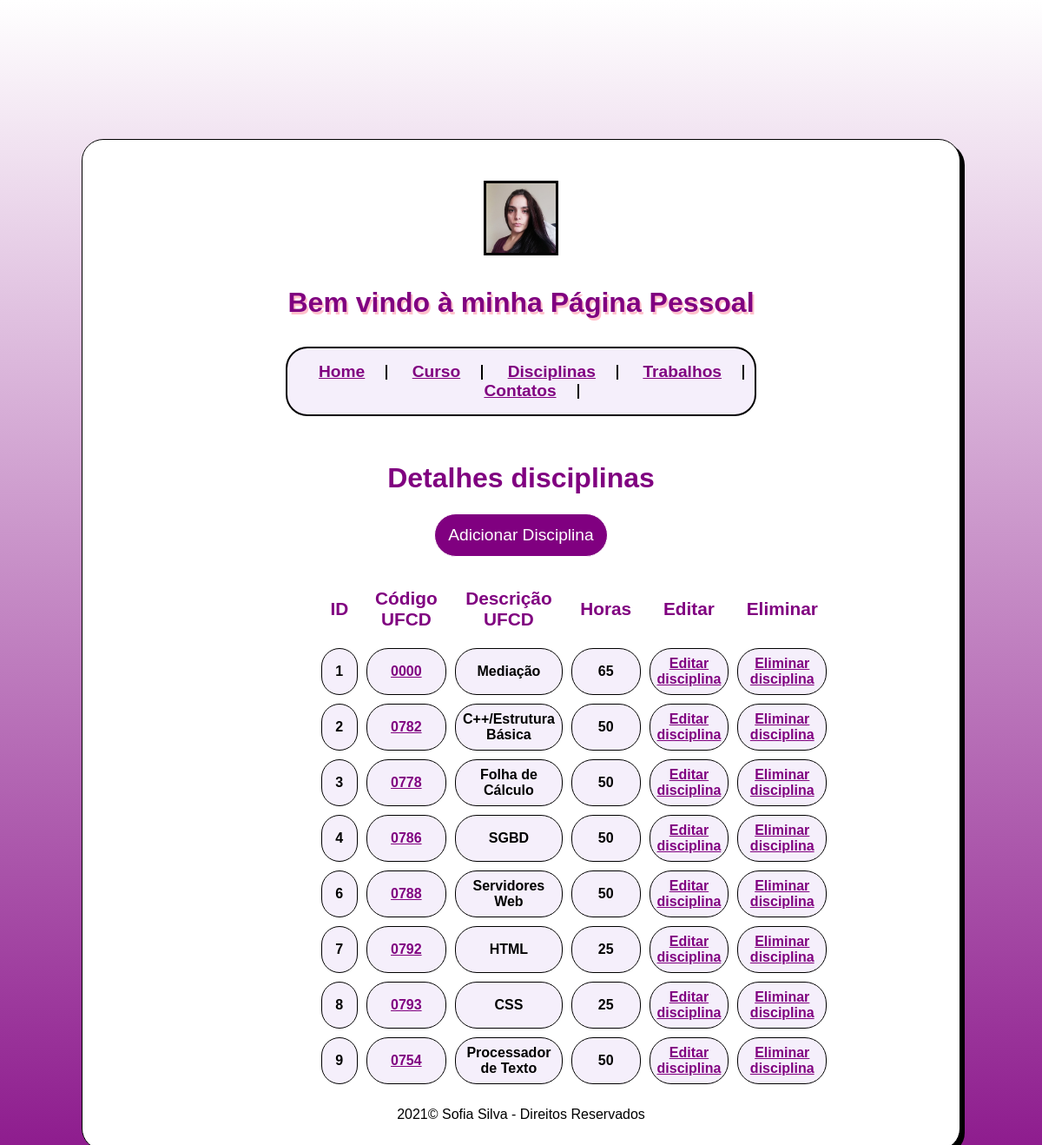
Screenshot of /projetoPHP/disciplinas.php with the database file from the repository.
### tables this page shows
CREATE TABLE `subjects` (
  `id` int(11) NOT NULL COMMENT 'identifier',
  `ufcd_code` varchar(10) NOT NULL COMMENT 'ufcd code',
  `ufcd_description` varchar(60) NOT NULL COMMENT 'ufcd description',
  `hours` int(11) NOT NULL COMMENT 'number of hours'
);

### projetoPHP/disciplinas.php (the view, shortened to what this page needs)
<?php include "config.php"; ?>
<!DOCTYPE html>
<html>
<head>
    <?php include 'head.php'; ?>
</head>
<body>
    <header>
        <?php include 'header.php'; ?>
    <div class="title">
	<h1>Detalhes disciplinas</h1>
	<button onclick="window.location='criarDisciplinas.php'">Adicionar Disciplina</button>
	</div>
	<?php
	$sql = "SELECT * FROM subjects";
	$result = mysqli_query($conn, $sql);
	if ($result) {
		$numberOfLines = mysqli_num_rows($result);
		if ($numberOfLines > 0) {
			echo "<div>";
			echo "<table>";
			echo "<tr>";
			echo "<th>ID</th>";
			echo "<th>Código UFCD</th>";
			echo "<th>Descrição UFCD</th>";
			echo "<th>Horas</th>";
			echo "<th>Editar</th>";
			echo "<th>Eliminar</th>";
			echo "</tr>";
			while ($line = mysqli_fetch_array($result)) {
				echo "<tr>";
				echo "<td>" . $line['id'] . "</td>";
				echo "<td><a href='ligacaoDiscTrab.php?id=" . $line['id'] . "'>" . $line['ufcd_code'] . "</a></td>";
				echo "<td>" . $line['ufcd_description'] . "</td>";
				echo "<td>" . $line['hours'] . "</td>";
				echo "<td><a href='editarDisciplinas.php?id=" . $line['id'] . "'>Editar disciplina</a></td>";
				echo "<td><a href='eliminarDisciplinas.php?id=" . $line['id'] . "'>Eliminar disciplina</a></td>";
				echo "</tr>";
			}
			echo "</table>";
			echo "</div>";
		} else {
			echo "<div>";
			echo "Não existem dados a apresentar";
			echo "</div>";
		}
	} else {
		echo "ERRO! Não consegui executar a consulta SQL! " . mysqli_error($conn);
	}
	?>
    <footer>
        <?php include 'footer.php'; ?>
    </footer>
</body>
</html>

### projetoPHP/head.php (shortened to what this page needs)
<!DOCTYPE html>
<html>
<head>
</head>
<body>
</body>
</html>

### projetoPHP/header.php
<!DOCTYPE html>
<html>
<head>
</head>
<header>
	<img src="fotoSofia.jpg" alt="Fotografia" width="80">
	<h1>Bem vindo à minha Página Pessoal</h1>
	<nav id="nav_bar">
		<ul>
			<li><a href="index.php">Home</a></li>
			<li><a href="curso.php">Curso</a></li>
			<li><a href="disciplinas.php">Disciplinas</a></li>
			<li><a href="trabalhos.php">Trabalhos</a></li>
			<li><a href="contatos.php">Contatos</a></li>
		</ul>
	</nav>
</header>
</body>
</html>

### projetoPHP/footer.php
<html>
	<head>
</head>
	<body>
		<footer>
			<p>2021&copy; Sofia Silva - Direitos Reservados</p>
		</footer>
</body>
</html>

### rows the page displays
subjects: id "1", ufcd_code "0000", ufcd_description "Mediação", hours "65"
subjects: id "2", ufcd_code "0782", ufcd_description "C++/Estrutura Básica", hours "50"
subjects: id "3", ufcd_code "0778", ufcd_description "Folha de Cálculo", hours "50"
subjects: id "4", ufcd_code "0786", ufcd_description "SGBD", hours "50"
subjects: id "6", ufcd_code "0788", ufcd_description "Servidores Web", hours "50"
subjects: id "7", ufcd_code "0792", ufcd_description "HTML", hours "25"
subjects: id "8", ufcd_code "0793", ufcd_description "CSS", hours "25"
subjects: id "9", ufcd_code "0754", ufcd_description "Processador de Texto", hours "50"
